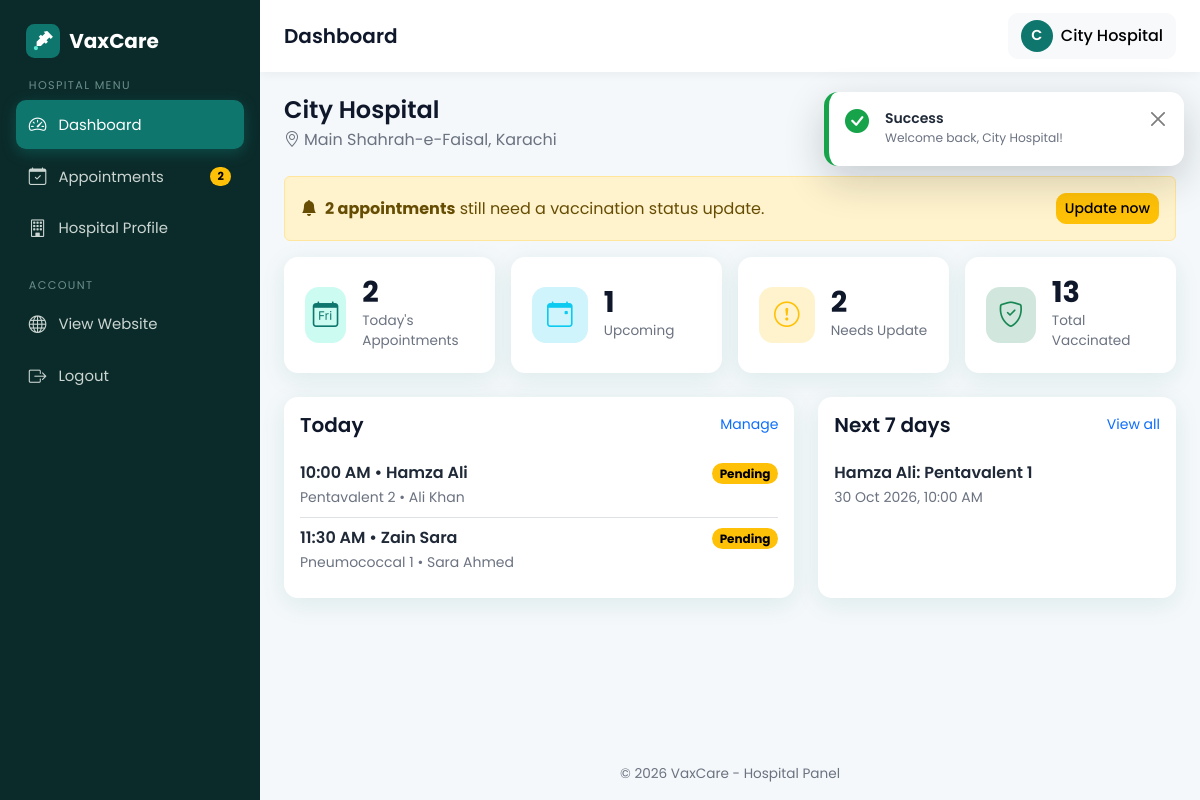
The page /hospital/dashboard.php (signed in) on the database its author committed.
### tables this page shows
CREATE TABLE hospitals (
  id INT AUTO_INCREMENT PRIMARY KEY,
  user_id INT NULL,                          
  hospital_name VARCHAR(150) NOT NULL,
  address VARCHAR(255) NOT NULL,
  location VARCHAR(100) NOT NULL,            
  phone VARCHAR(20),
  license_no VARCHAR(60) NULL,                       
  created_at TIMESTAMP DEFAULT CURRENT_TIMESTAMP,
  FOREIGN KEY (user_id) REFERENCES users(id) ON DELETE SET NULL
);

CREATE TABLE bookings (
  id INT AUTO_INCREMENT PRIMARY KEY,
  child_id INT NOT NULL,
  parent_id INT NOT NULL,
  hospital_id INT NOT NULL,
  vaccine_id INT NOT NULL,
  appointment_date DATE NOT NULL,
  appointment_time TIME NOT NULL,
  approval_status ENUM('pending','approved','rejected') NOT NULL DEFAULT 'pending',
  vaccination_status ENUM('pending','vaccinated','not_vaccinated') NOT NULL DEFAULT 'pending',
  created_at TIMESTAMP DEFAULT CURRENT_TIMESTAMP,
  FOREIGN KEY (child_id)    REFERENCES children(id)  ON DELETE CASCADE,
  FOREIGN KEY (parent_id)   REFERENCES users(id)     ON DELETE CASCADE,
  FOREIGN KEY (hospital_id) REFERENCES hospitals(id) ON DELETE CASCADE,
  FOREIGN KEY (vaccine_id)  REFERENCES vaccines(id)  ON DELETE CASCADE
);

CREATE TABLE children (
  id INT AUTO_INCREMENT PRIMARY KEY,
  parent_id INT NOT NULL,
  name VARCHAR(100) NOT NULL,
  dob DATE NOT NULL,
  gender ENUM('male','female') NOT NULL,
  blood_group VARCHAR(5),
  created_at TIMESTAMP DEFAULT CURRENT_TIMESTAMP,
  FOREIGN KEY (parent_id) REFERENCES users(id) ON DELETE CASCADE
);

CREATE TABLE vaccines (
  id INT AUTO_INCREMENT PRIMARY KEY,
  vaccine_name VARCHAR(120) NOT NULL,
  description VARCHAR(255),
  recommended_age VARCHAR(50),               
  recommended_age_days INT NOT NULL DEFAULT 0,
  availability ENUM('available','unavailable') NOT NULL DEFAULT 'available'
);

CREATE TABLE users (
  id INT AUTO_INCREMENT PRIMARY KEY,
  name VARCHAR(100) NOT NULL,
  email VARCHAR(120) NOT NULL UNIQUE,
  password VARCHAR(255) NOT NULL,           
  phone VARCHAR(20),
  role ENUM('admin','parent','hospital') NOT NULL,
  status ENUM('active','pending','disabled') NOT NULL DEFAULT 'active',   
  failed_logins INT NOT NULL DEFAULT 0,                                   
  locked_until DATETIME NULL,                                             
  city VARCHAR(80) NULL,                                                  
  address VARCHAR(255) NULL,                                              
  created_at TIMESTAMP DEFAULT CURRENT_TIMESTAMP
);

### hospital/dashboard.php (the view, shortened to what this page needs)
<?php
require_once __DIR__ . '/../config/db.php';
$hospital = require_hospital($pdo);
$hid      = (int)$hospital['id'];
$today    = date('Y-m-d');
$nextWeek = date('Y-m-d', strtotime('+7 days'));
$stmt = $pdo->prepare(
    "SELECT COALESCE(SUM(b.appointment_date = ?), 0)                                          AS today,
            COALESCE(SUM(b.appointment_date > ?  AND b.vaccination_status = 'pending'), 0)    AS upcoming,
            COALESCE(SUM(b.appointment_date <= ? AND b.vaccination_status = 'pending'), 0)    AS needs_update,
            COALESCE(SUM(b.vaccination_status = 'vaccinated'), 0)                             AS vaccinated
     FROM bookings b
     WHERE b.hospital_id = ? AND b.approval_status = 'approved'"
);
$stmt->execute([$today, $today, $today, $hid]);
$s = $stmt->fetch();
$base = "SELECT b.appointment_date, b.appointment_time, b.vaccination_status,
                c.name AS child_name, v.vaccine_name, u.name AS parent_name, u.phone AS parent_phone
         FROM bookings b
         JOIN children c ON c.id = b.child_id
         JOIN vaccines v ON v.id = b.vaccine_id
         JOIN users    u ON u.id = b.parent_id
         WHERE b.hospital_id = ? AND b.approval_status = 'approved'";
$stmt = $pdo->prepare($base . ' AND b.appointment_date = ? ORDER BY b.appointment_time ASC');
$stmt->execute([$hid, $today]);
$todayList = $stmt->fetchAll();
$stmt = $pdo->prepare($base . " AND b.appointment_date > ? AND b.appointment_date <= ? AND b.vaccination_status = 'pending'
                                ORDER BY b.appointment_date ASC, b.appointment_time ASC LIMIT 8");
$stmt->execute([$hid, $today, $nextWeek]);
$soonList = $stmt->fetchAll();
$stats = [
    ["Today's Appointments", $s['today'],        'bi-calendar-day',    'primary'],
    ['Upcoming',             $s['upcoming'],     'bi-calendar-event',  'info'],
    ['Needs Update',         $s['needs_update'], 'bi-exclamation-circle', 'warning'],
    ['Total Vaccinated',     $s['vaccinated'],   'bi-shield-check',    'success'],
];
require_once __DIR__ . '/../includes/hospital_header.php';
?>
<div class="mb-4">
  <h4 class="mb-1"><?= e($hospital['hospital_name']) ?></h4>
  <p class="text-muted mb-0"><i class="bi bi-geo-alt me-1"></i><?= e($hospital['address']) ?>, <?= e($hospital['location']) ?></p>
</div>
<?php if ((int)$s['needs_update'] > 0): ?>
  <div class="alert alert-warning d-flex flex-wrap gap-3 align-items-center justify-content-between">
    <div><i class="bi bi-bell-fill me-2"></i><strong><?= (int)$s['needs_update'] ?> appointment<?= (int)$s['needs_update'] > 1 ? 's' : '' ?></strong>
      still need a vaccination status update.</div>
    <a href="<?= BASE_URL ?>/hospital/appointments.php?view=update" class="btn btn-sm btn-warning">Update now</a>
  </div>
<?php endif; ?>
<div class="row g-3 mb-4">
  <?php foreach ($stats as [$label, $value, $icon, $color]): ?>
    <div class="col-6 col-xl-3">
      <div class="card stat-card h-100">
        <div class="icon-box text-<?= $color ?>" style="background: var(--bs-<?= $color ?>-bg-subtle);"><i class="bi <?= $icon ?>"></i></div>
        <div>
          <div class="stat-number"><?= (int)$value ?></div>
          <div class="stat-label"><?= e($label) ?></div>
        </div>
      </div>
    </div>
  <?php endforeach; ?>
</div>
<div class="row g-4">
  <div class="col-lg-7">
    <div class="card h-100">
      <div class="card-body">
        <div class="d-flex justify-content-between align-items-center mb-3">
          <h5 class="mb-0">Today</h5>
          <a href="<?= BASE_URL ?>/hospital/appointments.php?view=today" class="small text-decoration-none">Manage</a>
        </div>
        <?php if (!$todayList): ?>
          <p class="text-muted mb-0">No appointments today.</p>
        <?php else: ?>
          <ul class="list-group list-group-flush">
            <?php foreach ($todayList as $a): ?>
              <li class="list-group-item d-flex justify-content-between align-items-start gap-2 px-0">
                <div class="min-w-0">
                  <div class="fw-semibold"><?= date('h:i A', strtotime($a['appointment_time'])) ?> &bull; <?= e($a['child_name']) ?></div>
                  <small class="text-muted"><?= e($a['vaccine_name']) ?> &bull; <?= e($a['parent_name']) ?></small>
                </div>
                <div class="text-nowrap"><?= status_badge($a['vaccination_status']) ?></div>
              </li>
            <?php endforeach; ?>
          </ul>
        <?php endif; ?>
      </div>
    </div>
  </div>
  <div class="col-lg-5">
    <div class="card h-100">
      <div class="card-body">
        <div class="d-flex justify-content-between align-items-center mb-3">
          <h5 class="mb-0">Next 7 days</h5>
          <a href="<?= BASE_URL ?>/hospital/appointments.php?view=upcoming" class="small text-decoration-none">View all</a>
        </div>
        <?php if (!$soonList): ?>
          <p class="text-muted mb-0">Nothing scheduled.</p>
        <?php else: ?>
          <ul class="list-group list-group-flush">
            <?php foreach ($soonList as $a): ?>
              <li class="list-group-item px-0">
                <div class="fw-semibold"><?= e($a['child_name']) ?>: <?= e($a['vaccine_name']) ?></div>
                <small class="text-muted"><?= format_date($a['appointment_date']) ?>, <?= date('h:i A', strtotime($a['appointment_time'])) ?></small>
              </li>
            <?php endforeach; ?>
          </ul>
        <?php endif; ?>
      </div>
    </div>
  </div>
</div>
<?php require_once __DIR__ . '/../includes/hospital_footer.php'; ?>

### includes/functions.php (shortened to what this page needs)
<?php
function e($text)
{
    return htmlspecialchars((string)$text, ENT_QUOTES, 'UTF-8');
}
function format_date($date)
{
    return $date ? date('d M Y', strtotime($date)) : '-';
}
function status_badge($status)
{
    $map = [
        'pending'        => ['warning', 'Pending'],
        'approved'       => ['success', 'Approved'],
        'rejected'       => ['danger',  'Rejected'],
        'vaccinated'     => ['success', 'Vaccinated'],
        'not_vaccinated' => ['secondary', 'Not Vaccinated'],
        'available'      => ['success', 'Available'],
        'unavailable'    => ['danger',  'Unavailable'],
        'active'         => ['success', 'Active'],
        'disabled'       => ['danger',  'Disabled'],
        'verified'       => ['success', 'Verified'],
    ];
    [$color, $label] = $map[$status] ?? ['secondary', ucfirst($status)];
    return '<span class="badge rounded-pill text-bg-' . $color . '">' . $label . '</span>';
}
function asset($path)
{
    $path = ltrim($path, '/');
    $file = __DIR__ . '/../assets/' . $path;
    $version = file_exists($file) ? filemtime($file) : time();
    return BASE_URL . '/assets/' . $path . '?v=' . $version;
}
function require_hospital(PDO $pdo)
{
    $stmt = $pdo->prepare('SELECT * FROM hospitals WHERE user_id = ?');
    $stmt->execute([$_SESSION['user_id']]);
    $hospital = $stmt->fetch();
    return $hospital;
}
function vendor($local, $cdn)
{
    $file = __DIR__ . '/../assets/vendor/' . $local;
    return is_file($file) ? BASE_URL . '/assets/vendor/' . $local : $cdn;
}
function head_assets()
{
    echo '<link href="' . vendor('bootstrap/bootstrap.min.css', 'https://cdn.jsdelivr.net/npm/bootstrap@5.3.3/dist/css/bootstrap.min.css') . '" rel="stylesheet">' . "\n  ";
    echo '<link href="' . vendor('bootstrap-icons/bootstrap-icons.css', 'https://cdn.jsdelivr.net/npm/bootstrap-icons@1.11.3/font/bootstrap-icons.css') . '" rel="stylesheet">' . "\n  ";
    echo '<link href="' . asset('css/style.css') . '" rel="stylesheet">' . "\n";
}
function render_flash($flash)
{
    $types = [
        'success' => ['bi-check-circle-fill',         'Success'],
        'danger'  => ['bi-x-octagon-fill',            'Error'],
        'warning' => ['bi-exclamation-triangle-fill', 'Attention'],
        'info'    => ['bi-info-circle-fill',          'Info'],
    ];
    $type = isset($types[$flash['type']]) ? $flash['type'] : 'info';
    [$icon, $title] = $types[$type];
    return '<div class="toast-container toast-pos position-fixed end-0 p-3">'
         . '<div class="toast toast-vax toast-' . $type . '" role="alert" aria-live="assertive" aria-atomic="true">'
         .   '<div class="d-flex align-items-start gap-3 p-3">'
         .     '<i class="bi ' . $icon . ' toast-ico"></i>'
         .     '<div class="flex-fill"><div class="fw-semibold">' . $title . '</div>'
         .     '<div class="small text-muted">' . e($flash['message']) . '</div></div>'
         .     '<button type="button" class="btn-close" data-bs-dismiss="toast" aria-label="Close"></button>'
         .   '</div>'
         .   '<div class="bar"></div>'
         . '</div></div>';
}

### assets/css/style.css (style rules this page uses)
:root { --brand: #0f766e; --brand-dark: #115e59; --brand-light: #ccfbf1; --accent: #2563eb; --bg: #f4f8fa; --text: #1f2937; --muted: #6b7280; --radius: 14px; --shadow: 0 6px 24px rgba(15, 118, 110, 0.10); --bs-primary: #0f766e; --bs-primary-rgb: 15, 118, 110; --bs-link-color: #0f766e; --bs-link-hover-color: #115e59; --bs-body-font-family: 'Poppins', system-ui, sans-serif; --bs-body-color: var(--text); }
html { scroll-behavior: smooth; }
body { font-family: 'Poppins', system-ui, sans-serif; background: var(--bg); color: var(--text); min-height: 100vh; display: flex; flex-direction: column; }
h1, h2, h3, h4, h5, h6 { font-weight: 600; color: #0f172a; }
.text-muted { color: var(--muted) !important; }
.btn { border-radius: 10px; font-weight: 500; transition: all .2s ease; }
.card { border: 0; border-radius: var(--radius); box-shadow: var(--shadow); }
.icon-box { width: 56px; height: 56px; border-radius: 14px; display: inline-flex; align-items: center; justify-content: center; background: var(--brand-light); color: var(--brand); font-size: 1.6rem; }
body.admin-body { display: block; background: var(--bg); }
.stat-card { padding: 1.3rem; display: flex; align-items: center; gap: 1rem; }
.stat-card .stat-number { font-size: 1.8rem; font-weight: 700; line-height: 1; color: #0f172a; }
.stat-card .stat-label { color: var(--muted); font-size: .85rem; margin-top: .25rem; }
:root { --bs-primary-bg-subtle: #ccfbf1; --bs-primary-text-emphasis: #0f766e; }
.stat-card { flex-direction: row; }
.min-w-0 { min-width: 0; }
html { scroll-padding-top: 80px; }
.toast-pos { top: 76px; z-index: 1100; }
.toast-vax { width: 360px; max-width: calc(100vw - 2rem); border: 0; border-radius: 14px; background: #fff; box-shadow: 0 14px 40px rgba(15,23,42,.20); overflow: hidden; border-left: 5px solid var(--tc, #0f766e); }
.toast-vax .toast-ico { font-size: 1.5rem; color: var(--tc, #0f766e); line-height: 1.2; }
.toast-success { --tc: #16a34a; }

### rows shown on the page
hospitals: hospital_name "City Hospital", address "Main Shahrah-e-Faisal", location "Karachi"
bookings: appointment_time "10:00 AM", child.name "Hamza Ali", vaccine.vaccine_name "Pentavalent 2", parent.name "Ali Khan"
bookings: appointment_time "11:30 AM", child.name "Zain Sara", vaccine.vaccine_name "Pneumococcal 1", parent.name "Sara Ahmed"
bookings: child.name "Hamza Ali", vaccine.vaccine_name "Pentavalent 1", appointment_date "30 Oct 2026", appointment_time "10:00 AM"

### other values the page prints
APP_NAME "VaxCare"
$label "Dashboard"
$label "Appointments"
$needsUpdate "2"
$label "Hospital Profile"
$pageTitle "Dashboard"
mb_strtoupper(mb_substr($_SESSION['name'] ?? 'H', 0, 1)) "C"
$_SESSION['name'] "City Hospital"
$title "Success"
$flash['message'] "Welcome back, City Hospital!"
$s['needs_update'] "2"
$value "2"
$label "Today's Appointments"
$value "1"
$label "Upcoming"
